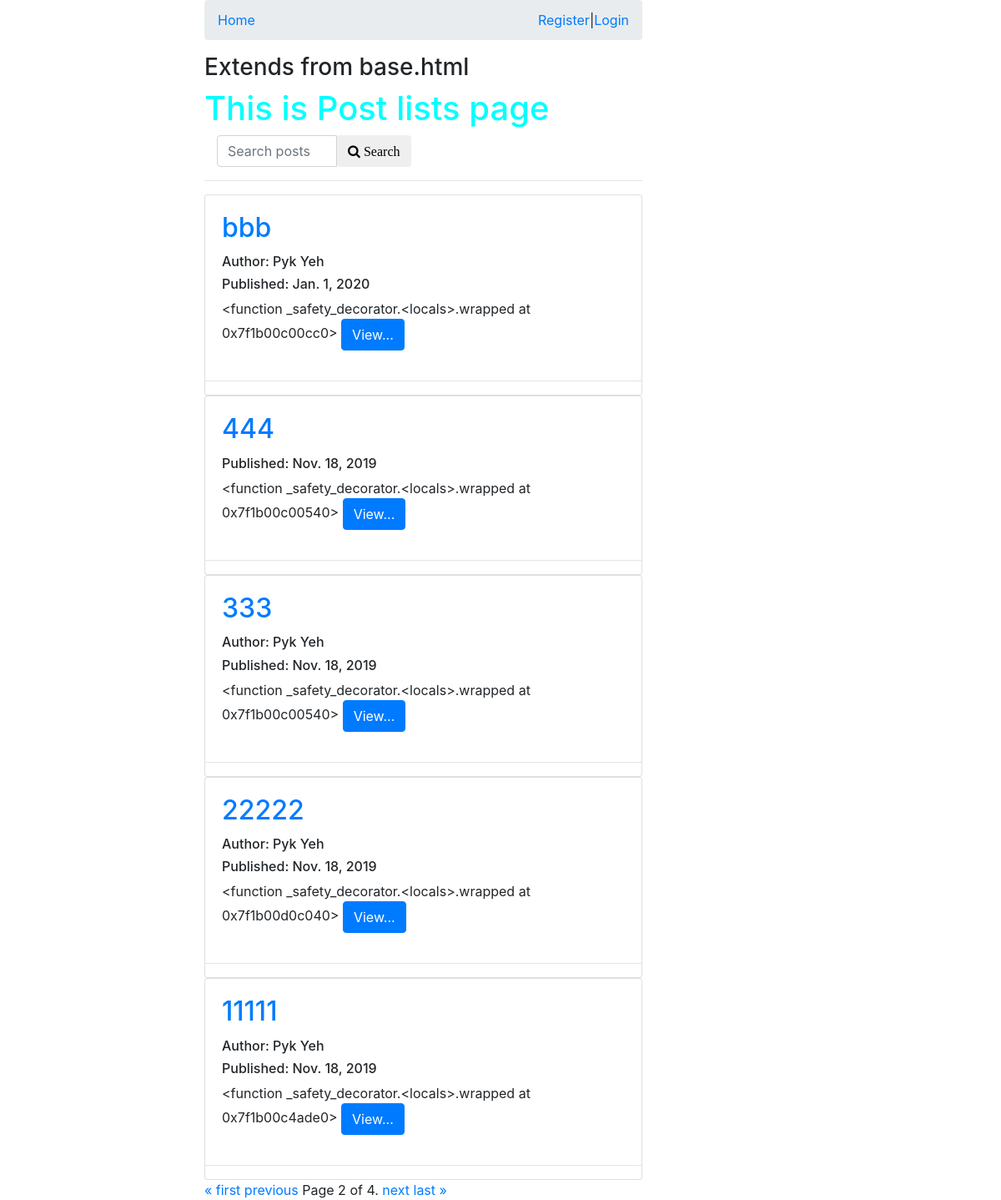
The app's page /posts/?page=2 with its own data.
### posts/models.py (models this page shows, shortened)
class Post(models.Model):
    title = models.CharField(max_length=120)
    user = models.ForeignKey(settings.AUTH_USER_MODEL, default=1, on_delete=SET_NULL, null=True)
    slug = models.SlugField(unique=True)
    read_time = models.IntegerField(default=0)
    image = models.ImageField(upload_to=upload_location,
        null=True,
        blank=True,
        height_field='height_field',
        width_field='width_field')
    height_field = models.IntegerField(default=0)
    width_field = models.IntegerField(default=0)
    content = models.TextField()
    draft = models.BooleanField(default=False)
    publish = models.DateField(auto_now=False, auto_now_add=False)
    updated = models.DateTimeField(auto_now=True, auto_now_add=False)
    timestamp = models.DateTimeField(auto_now=False, auto_now_add=True)
    objects = PostManager() # 'objects' is 'Post.objects'
    def get_absolute_url(self):
        return reverse('posts:detail', kwargs={'slug': self.slug})
    def get_markdown(self):
        return mark_safe(markdown(self.content))
    class Meta:
        ordering = ["-timestamp", "-updated"]

### posts/views.py (the view, shortened to what this page needs)
# urls.py: path('', views.post_list, name='list'),
def post_list(request):
    if request.user.is_staff or request.user.is_superuser:
        all_post_list = Post.objects.all()
    else:
        all_post_list = Post.objects.active()
    query = request.GET.get('q')
    paginator = Paginator(all_post_list, 5) #show 5 posts per page
    page_req_var = 'page'
    page = request.GET.get(page_req_var)
    context = {
        'title': 'Post lists',
        'page_req_var': page_req_var,
        'post_list': paginator.get_page(page),
        'today': timezone.now().date()
    }
    return render(request, 'posts/post_list.html', context=context)

### posts/models.py (called while the page is built)
    def active(self, *args, **kwargs):
        return super(PostManager, self).filter(draft=False).filter(publish__lte=timezone.now())

### posts/templates/posts/post_list.html (shortened to what this page needs)
{% extends "posts/base.html" %}
{% block content %}
    {{ block.super }}
    <h1>This is {{ title }} page</h1>
<div>
    <form method="GET" action="">
        <div class="col-sm-6">
        <div class="input-group">
            <input class="form-control" type="text" name="q" placeholder="Search posts" value="{{ request.GET.q }}">
            <button class="btn btn-default" type="submit"><i class="fa fa-search"> Search</i></button>
        </div>
        </div>
    </form>
    <hr>
</div>
    {% for post in post_list %}
    <div class="card">
        <div class="card-body post-detail-item">
            <h2 class="card-title"><a href="{{ post.get_absolute_url }}">{{ post.title }}</a>
            </h2>
            {% if post.user.get_full_name %}<h6>Author: {{ post.user.get_full_name }}</h6>{% endif %}
            <h6>Published: {{ post.publish }}
            </h6>
            {{ post.get_markdown | truncatechars_html:50 }}
            <a href="{{ post.get_absolute_url }}" class="btn btn-primary">View...</a>
        </div>
        <hr>
    </div>
    {% endfor %}
    <div class="pagination">
        <span class="step-links">
            {% if post_list.has_previous %}
                <a href="?{{ page_req_var }}{% if request.GET.q %}&q={{ request.GET.q }}{% endif %}">&laquo; first</a>
                <a href="?{{ page_req_var }}={{ post_list.previous_page_number }}{% if request.GET.q %}&q={{ request.GET.q }}{% endif %}">previous</a>
            {% endif %}
            <span class="current">
                Page {{ post_list.number }} of {{ post_list.paginator.num_pages }}.
            </span>
            {% if post_list.has_next %}
                <a href="?{{ page_req_var }}={{ post_list.next_page_number }}{% if request.GET.q %}&q={{ request.GET.q }}{% endif %}">next</a>
                <a href="?{{ page_req_var }}={{ post_list.paginator.num_pages }}{% if request.GET.q %}&q={{ request.GET.q }}{% endif %}">last &raquo;</a>
            {% endif %}
        </span>
    </div>
{% endblock content %}

### posts/static/posts/css/base.css (style rules this page uses)
h1 { color: aqua; }

### records on screen
Post: title "bbb", user.get_full_name "Pyk Yeh", publish "Jan. 1, 2020", get_markdown "<function _safety_decorator.<locals>.wrapped at 0x7f1b00c00cc0>"
Post: title "444", publish "Nov. 18, 2019", get_markdown "<function _safety_decorator.<locals>.wrapped at 0x7f1b00c00540>"
Post: title "333", user.get_full_name "Pyk Yeh", publish "Nov. 18, 2019", get_markdown "<function _safety_decorator.<locals>.wrapped at 0x7f1b00c00540>"
Post: title "22222", user.get_full_name "Pyk Yeh", publish "Nov. 18, 2019", get_markdown "<function _safety_decorator.<locals>.wrapped at 0x7f1b00d0c040>"
Post: title "11111", user.get_full_name "Pyk Yeh", publish "Nov. 18, 2019", get_markdown "<function _safety_decorator.<locals>.wrapped at 0x7f1b00c4ade0>"

### other values on screen
{{ title }} "Post lists"
{{ post_list.number }} "2"
{{ post_list.paginator.num_pages }} "4"
